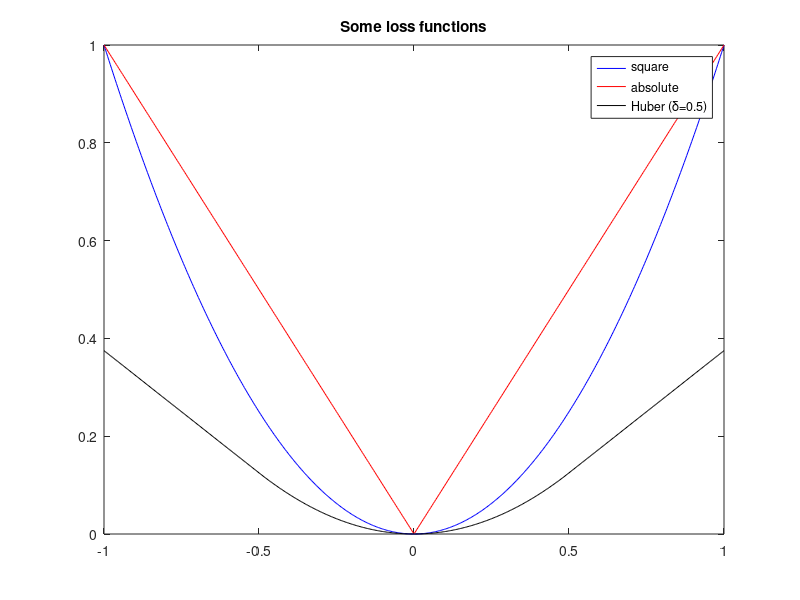
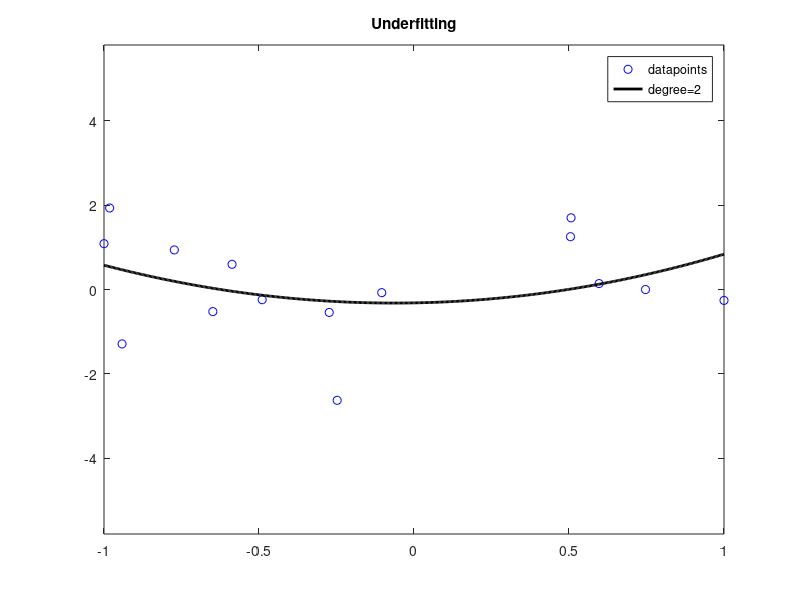
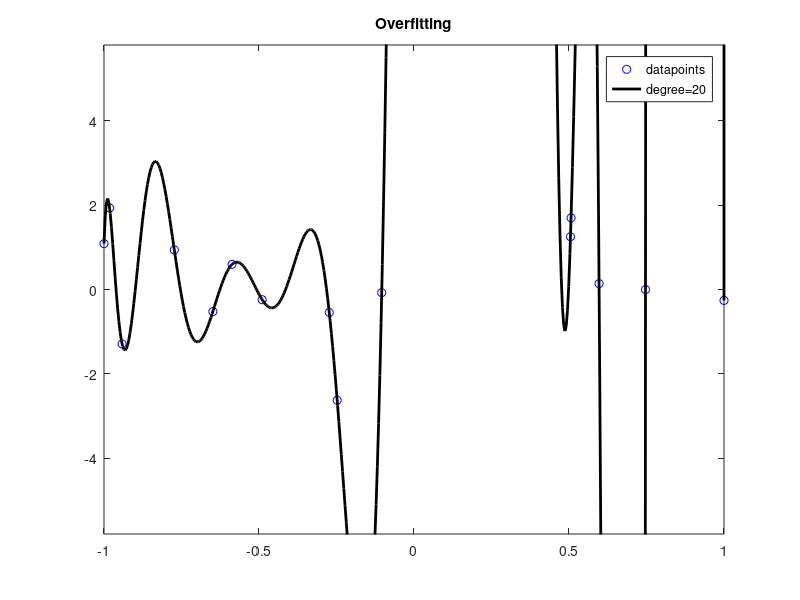

MATLAB code to generate these figures, in order:
%%%%%%%%%%%%%%%%%%%%%%%%%%%%%%%%%%%%%%%%%%%%%%%%
%   Chapter 01: Rudiments of Learning Theory
%%%%%%%%%%%%%%%%%%%%%%%%%%%%%%%%%%%%%%%%%%%%%%%%
clear all; clc;

%% Some loss functions
% The plots below show the function $\ell$ defining a loss function via
% ${\rm Loss}(y,y') = \ell(y-y')$, $y,y' \in \mathbb{R}$,
%
% * for the square loss: $\ell_{\rm sq}(z) = z^2$;
% * for the absolute loss: $\ell_{\rm abs}(z) = |z|$;
% * for the Huber loss with parameter $\delta > 0$:
% $\ell_{\rm Huber}(z) = \left\{ \begin{matrix}  
% \frac{1}{2} z^2, & |z| \le \delta,\\
% \frac{1}{2} (2 \delta |z| - \delta^2), & |z| > \delta.
% \end{matrix}\right.$ 
%

%%
% Definition of the Huber function
Huber = @(delta,z) ( (abs(z)<=delta).*z.^2 +...
    (abs(z) > delta).*(2*delta*abs(z)-delta^2) )/2;

%% 
% Plot of the functions defining the three losses
delta = 0.5;
grid = linspace(-1,1,500);
figure(1);
plot(grid,grid.^2,'b-',grid,abs(grid),'r-',grid,Huber(delta,grid),'k-')
legend('square','absolute',strcat('Huber (\delta=',num2str(delta),')'))
title('Some loss functions')

%% Some empirical risk minimizations
%  One uses the square loss and a hypothesis class of univariate polynomials

%%
% generate the data
m = 15;
x = [-1;sort(2*rand(m-2,1)-1);1];
y = abs(x) + randn(m,1);

%% Using polynomials of low degree leads to underfitting  
deg = 2;
p_underfit = polyfit(x,y,deg);
grid = linspace(-1,1,500)';
figure(2);
plot(x,y,'bo',grid,polyval(p_underfit,grid),'k-','LineWidth',2);
legend('datapoints',strcat('degree=',num2str(deg)));
title('Underfitting')
axis([-1 1 -3*max(y) 3*max(y)])

%% Using polynomials of high degree leads to overfitting
deg = 20;
p_overfit = polyfit(x,y,deg);
grid = linspace(-1,1,500)';
figure(3);
plot(x,y,'bo',grid,polyval(p_overfit,grid),'k-','LineWidth',2);
legend('datapoints',strcat('degree=',num2str(deg)));
title('Overfitting')
axis([-1 1 -3*max(y) 3*max(y)])
